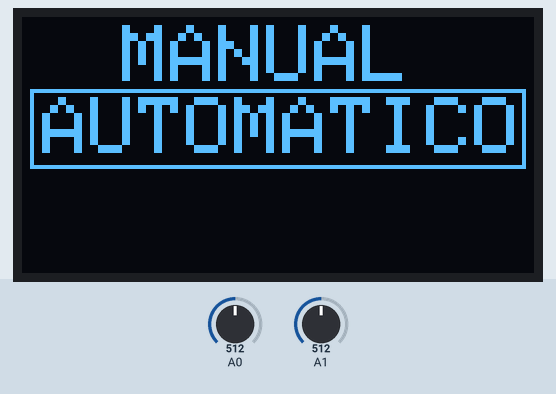
Simulated run of this sketch. Board: Arduino Uno, built with avr-gcc and run on an emulated ATmega328P. On the bench: 128×64 one-colour display. The inputs (shaded band) are chosen by the test bench; at power-on: A1 = 512, A0 = 512.

Above: at 1.2 s.
1.3 s: A1 set to 1016
2.8 s: A1 set to 1023
At 3.1 s:
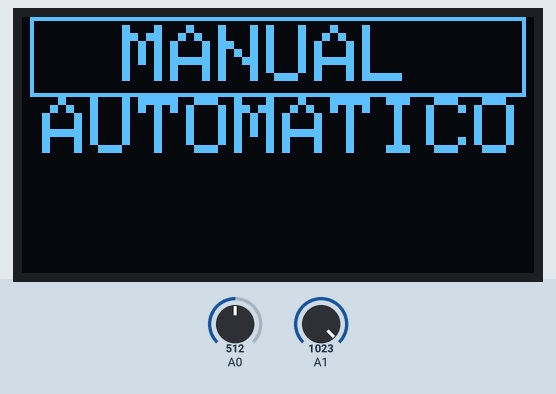
Timing chart, 0 to 5.8 s (numbered marks = the images above; inputs shaded):
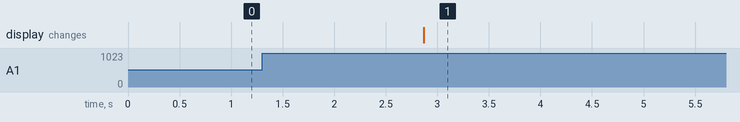

Measured:
- the behaviour switches between 1022 and 1023 on A1 (found by bisection; images 0 and 1)
- after the input at 1.3 s, every drawn part: stays the same
- after the input at 2.8 s, the display: changes after 0.07 s (image 1)

The sketch:

Menu_v1.ino
```cpp
#include <Wire.h>
#include <Adafruit_GFX.h>
#include <Adafruit_SSD1306.h>

int Cuad;
int Menu;
int Y, X, mapX, mapY;

#define SW 5

#define OLED_ANCHO 128
#define OLED_ALTO 64

Adafruit_SSD1306 display(OLED_ANCHO, OLED_ALTO, &Wire, -1);


void setup() {
  Wire.begin();
  display.begin(SSD1306_SWITCHCAPVCC, 0x3C);
  display.clearDisplay();
  pinMode(SW, INPUT_PULLUP);

}

void cuadrados(){

   switch(Cuad){
     case 0:
    display.drawRect(2, 18, 124, 20, WHITE);
    break;

    case 1:
    display.drawRect(2, 0, 124, 20, WHITE);
    break;
   }
    display.display();
}


void loop(){
  display.clearDisplay();
  display.setTextSize(2);
  display.setTextColor(WHITE);
  display.setCursor(25,2);
  display.println("MANUAL");
  display.setCursor(5,20);
  display.println("AUTOMATICO");


X = analogRead(A0);
Y = analogRead(A1);
mapY = map(Y, 0, 1023, 7, 0); // izquierda-derecha [1-2]
mapX = map(X, 0, 1023, 0, 7); // arriba - abajo    [3-4]

cuadrados();
if(mapY == 7){Cuad=0;}
else if(mapY == 0){Cuad=1;}
}
```
